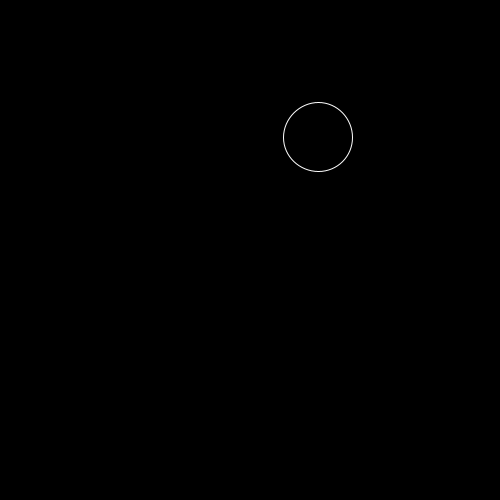
Frame 1 (no input)
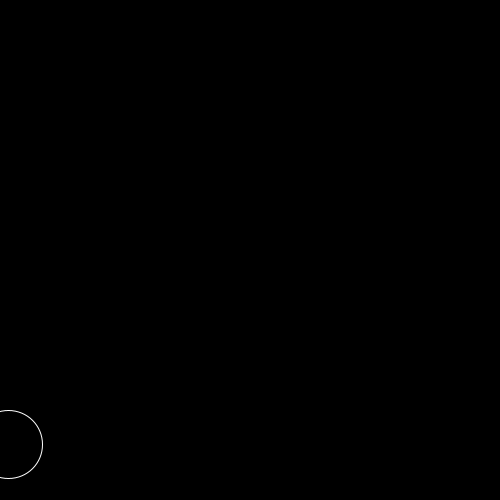
Frame 60 (the mouse pressed at the canvas centre just before this capture)
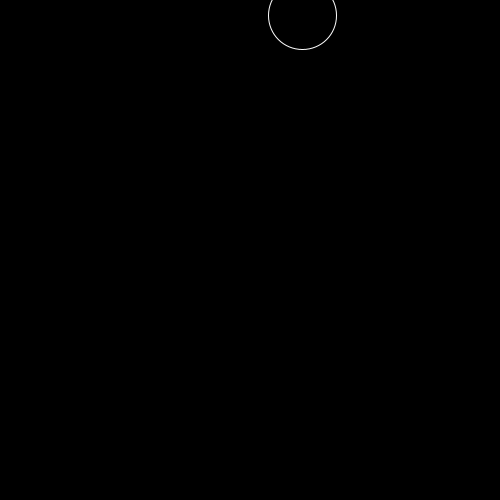
Frame 120 (the mouse held since frame 60 and released just before this capture)

The Processing sketch that drew these frames (run headless with seeded random() and noise(); from frame 60 on, the mouse is pressed at the canvas centre):

// Processing sketch: simple_PVector
// ── simple_PVector.pde
//DATT 2040. Dan Tapper

//create position and acceleration PVectors
PVector pos;
PVector acc;

void setup() {

  size(500, 500);

  //populate with x,y and z values
  pos = new PVector(random(width), random(height), random(40, 70));
  acc = new PVector(random(-10, 10), random(-10, 10), 0.0);

  stroke(255);
  noFill();
  background(0);
}

void draw() {

  background(0);

  //add acceleration to position
  pos.add(acc);

  //the acc PVector above contains 3 values.
  //Try adding 3 numbers in pos.add below
  //remember to uncomment the below pos.add (remove // ) and comment the pos.add(acc) above (add // in front of pos.add(acc);)

  //pos.add(0,0,0);

  //check to see if pos.x is contained within the screen width
  if ( (pos.x > width) || (pos.x < 0)) {

    //multiply the accelearation.x by -1
    // we can think of this as a switch between positive and negative values for acceleration
    acc.x = acc.x * -1;
  }

  //check to see if pos.y is contained within the screen width
  if ( (pos.y > width) || (pos.y < 0)) {

    //multiply the acceleration.y by -1
    acc.y = acc.y * -1;
  }

  ellipse(pos.x, pos.y, pos.z, pos.z);
}
